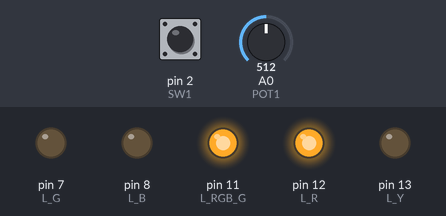
A sketch run on a simulated Arduino Uno, built with avr-gcc and run on an emulated ATmega328P. On the bench: output pins drawn as LEDs (lit = HIGH). Dashed ring = blinking. The test bench sets the inputs (shaded band); at power-on: pin 2 (SW1) HIGH, A0 (POT1) = 512. Pins used as bus, display or sensor lines are not drawn.

Above: at 2.0 s.
2.1 s: pin 2 (SW1) pulled LOW for 0.75 s
At 3.5 s:
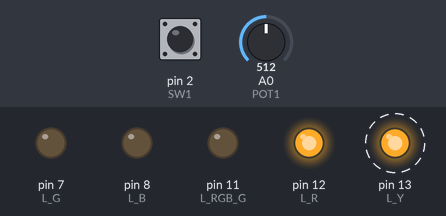
6.1 s: pin 2 (SW1) pulled LOW for 1 s
At 8.4 s:
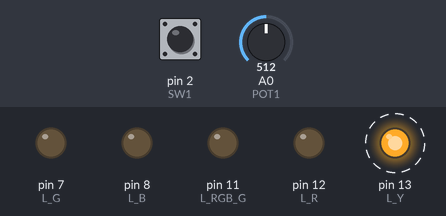
10.0 s: pin 2 (SW1) pulled LOW for 3.2 s
At 12.1 s:
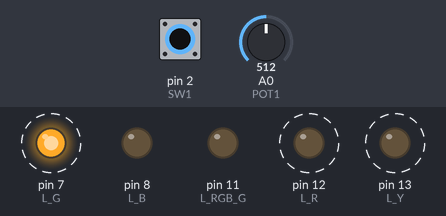
Timing chart, 0 to 16.8 s (numbered marks = the images above; inputs shaded):
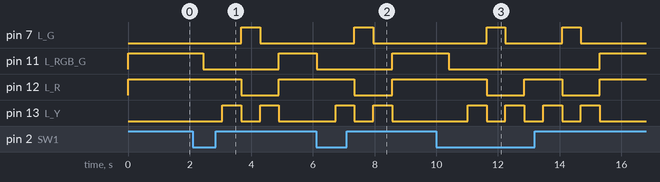

The sketch:

semaphore05.ino
```cpp
#include <Arduino.h>

#define L_RGB_R 5
#define L_RGB_G 11
#define L_RGB_B 6

#define L_R 12
#define L_Y 13
#define L_G 7
#define L_B 8

#define SW1 2
#define SW2 3
#define SW3 4

#define PIEZO_A 9
#define PIEZO_B 10

#define POT1 A0
#define POT2 A1

#define PHOTO A2

#define DHTPIN A3
#define DHTTYPE DHT11

#define S1 5
#define S2 6
#define S3 9
#define S4 10
#define S5 11

// komentář na řádek
/*
  víceřádkový komentář
*/

void setup() {
  pinMode(SW1, INPUT_PULLUP);
  pinMode(L_R, OUTPUT);
  pinMode(L_Y, OUTPUT);
  pinMode(L_G, OUTPUT);
  pinMode(L_B, OUTPUT);
  pinMode(L_RGB_R, OUTPUT);
  pinMode(L_RGB_G, OUTPUT);
}

int casCekani = 500;

void loop() {
  casCekani = analogRead(POT1) + 100;
  digitalWrite(L_R, HIGH);

  while (digitalRead(SW1) == HIGH) {
    // nedelej nic
    digitalWrite(L_RGB_R, LOW);
    digitalWrite(L_RGB_G, HIGH);
    delay(casCekani);
    digitalWrite(L_RGB_G, LOW);
    digitalWrite(L_RGB_R, HIGH);
  }

  delay(casCekani);
  digitalWrite(L_Y, HIGH);
  delay(casCekani);
  digitalWrite(L_R, LOW);
  digitalWrite(L_Y, LOW);
  digitalWrite(L_G, HIGH);
  delay(casCekani);
  digitalWrite(L_G, LOW);
  digitalWrite(L_Y, HIGH);
  delay(casCekani);
  digitalWrite(L_Y, LOW);
}
```

Measured:
- after the input at 2.1 s, pin 7 (L_G): LOW → HIGH after 1.6 s, → LOW 0.61 s later; pin 11 (L_RGB_G): HIGH → LOW after 0.35 s, → HIGH 2.4 s later; pin 12 (L_R): HIGH → LOW after 1.6 s, → HIGH 1.2 s later; pin 13 (L_Y): alternates HIGH for 0.61 s and LOW for 0.61 s, 4 changes in all, then stays LOW, starting after 0.96 s
- after the input at 6.1 s, pin 7 (L_G): LOW → HIGH after 1.2 s, → LOW 0.61 s later; pin 11 (L_RGB_G): HIGH → LOW at once, → HIGH 2.4 s later; pin 12 (L_R): HIGH → LOW after 1.2 s, → HIGH 1.2 s later; pin 13 (L_Y): alternates HIGH for 0.61 s and LOW for 0.61 s, 4 changes in all, then stays LOW, starting after 0.63 s
- after the input at 10.0 s, pin 7 (L_G): alternates HIGH for 0.61 s and LOW for 1.8 s, 4 changes in all, then stays LOW, starting after 1.6 s; pin 11 (L_RGB_G): HIGH → LOW after 0.40 s, → HIGH 4.9 s later
